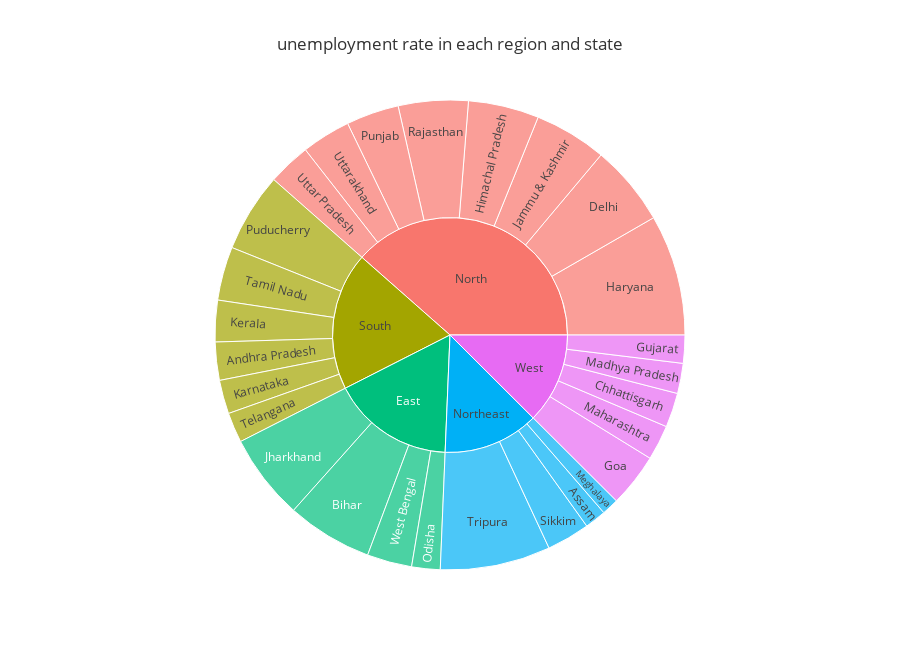

Notebook cell for this chart:
### Code cell
fig.show()

### Figure 1 — Plotly figure (JSON) as saved in the notebook; plotly's stock layout.template omitted (floating-point values rounded to 4 significant figures)
{"data": [{"branchvalues": "total", "domain": {"x": [0, 1], "y": [0, 1]}, "hovertemplate": "labels=%{label}<br>Estimated Unemployment Rate=%{value}<br>parent=%{parent}<br>id=%{id}<extra></extra>", "ids": ["South/Andhra Pradesh", "Northeast/Assam", "East/Bihar", "West/Chhattisgarh", "North/Delhi", "West/Goa", "West/Gujarat", "North/Haryana", "North/Himachal Pradesh", "North/Jammu & Kashmir", "East/Jharkhand", "South/Karnataka", "South/Kerala", "West/Madhya Pradesh", "West/Maharashtra", "Northeast/Meghalaya", "East/Odisha", "South/Puducherry", "North/Punjab", "North/Rajasthan", "Northeast/Sikkim", "South/Tamil Nadu", "South/Telangana", "Northeast/Tripura", "North/Uttar Pradesh", "North/Uttarakhand", "East/West Bengal", "East", "North", "Northeast", "South", "West"], "labels": ["Andhra Pradesh", "Assam", "Bihar", "Chhattisgarh", "Delhi", "Goa", "Gujarat", "Haryana", "Himachal Pradesh", "Jammu & Kashmir", "Jharkhand", "Karnataka", "Kerala", "Madhya Pradesh", "Maharashtra", "Meghalaya", "Odisha", "Puducherry", "Punjab", "Rajasthan", "Sikkim", "Tamil Nadu", "Telangana", "Tripura", "Uttar Pradesh", "Uttarakhand", "West Bengal", "East", "North", "Northeast", "South", "West"], "name": "", "parents": ["South", "Northeast", "East", "West", "North", "West", "West", "North", "North", "North", "East", "South", "South", "West", "West", "Northeast", "East", "South", "North", "North", "Northeast", "South", "South", "Northeast", "North", "North", "East", "", "", "", "", ""], "type": "sunburst", "values": [8.664, 4.856, 19.47, 7.819, 18.41, 12.17, 6.376, 27.48, 16.07, 16.48, 19.54, 7.668, 9.434, 6.854, 7.979, 3.866, 6.462, 17.94, 11.98, 15.87, 9.793, 12.19, 6.833, 25.05, 9.737, 11.16, 10.19, 55.66, 127.2, 43.57, 62.73, 41.2]}], "layout": {"height": 650, "legend": {"tracegroupgap": 0}, "title": {"text": "unemployment rate in each region and state"}}}
